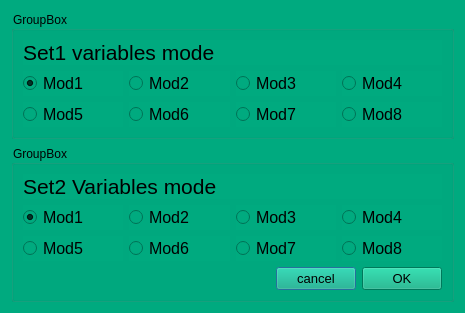
<?xml version="1.0" encoding="UTF-8"?>
<ui version="4.0">
 <class>ChangeMode</class>
 <widget class="QDialog" name="ChangeMode">
  <property name="geometry">
   <rect>
    <x>0</x>
    <y>0</y>
    <width>465</width>
    <height>300</height>
   </rect>
  </property>
  <property name="windowTitle">
   <string>Dialog</string>
  </property>
  <property name="styleSheet">
   <string notr="true">background-color: rgb(0, 170, 127);</string>
  </property>
  <layout class="QVBoxLayout" name="verticalLayout_5">
   <item>
    <widget class="QGroupBox" name="groupBox">
     <property name="title">
      <string>GroupBox</string>
     </property>
     <layout class="QVBoxLayout" name="verticalLayout_3">
      <item>
       <widget class="QLabel" name="label_2">
        <property name="font">
         <font>
          <pointsize>16</pointsize>
         </font>
        </property>
        <property name="text">
         <string>Set1 variables mode</string>
        </property>
       </widget>
      </item>
      <item>
       <layout class="QVBoxLayout" name="verticalLayout">
        <item>
         <layout class="QHBoxLayout" name="horizontalLayout">
          <item>
           <widget class="QRadioButton" name="radioButton">
            <property name="font">
             <font>
              <pointsize>12</pointsize>
             </font>
            </property>
            <property name="text">
             <string>Mod1</string>
            </property>
            <property name="checked">
             <bool>true</bool>
            </property>
           </widget>
          </item>
          <item>
           <widget class="QRadioButton" name="radioButton_2">
            <property name="font">
             <font>
              <pointsize>12</pointsize>
             </font>
            </property>
            <property name="text">
             <string>Mod2</string>
            </property>
           </widget>
          </item>
          <item>
           <widget class="QRadioButton" name="radioButton_3">
            <property name="font">
             <font>
              <pointsize>12</pointsize>
             </font>
            </property>
            <property name="text">
             <string>Mod3</string>
            </property>
           </widget>
          </item>
          <item>
           <widget class="QRadioButton" name="radioButton_4">
            <property name="font">
             <font>
              <pointsize>12</pointsize>
             </font>
            </property>
            <property name="text">
             <string>Mod4</string>
            </property>
           </widget>
          </item>
         </layout>
        </item>
        <item>
         <layout class="QHBoxLayout" name="horizontalLayout_2">
          <item>
           <widget class="QRadioButton" name="radioButton_5">
            <property name="font">
             <font>
              <pointsize>12</pointsize>
             </font>
            </property>
            <property name="text">
             <string>Mod5</string>
            </property>
           </widget>
          </item>
          <item>
           <widget class="QRadioButton" name="radioButton_6">
            <property name="font">
             <font>
              <pointsize>12</pointsize>
             </font>
            </property>
            <property name="text">
             <string>Mod6</string>
            </property>
           </widget>
          </item>
          <item>
           <widget class="QRadioButton" name="radioButton_7">
            <property name="font">
             <font>
              <pointsize>12</pointsize>
             </font>
            </property>
            <property name="text">
             <string>Mod7</string>
            </property>
           </widget>
          </item>
          <item>
           <widget class="QRadioButton" name="radioButton_8">
            <property name="font">
             <font>
              <pointsize>12</pointsize>
             </font>
            </property>
            <property name="text">
             <string>Mod8</string>
            </property>
           </widget>
          </item>
         </layout>
        </item>
       </layout>
      </item>
     </layout>
    </widget>
   </item>
   <item>
    <widget class="QGroupBox" name="groupBox_2">
     <property name="title">
      <string>GroupBox</string>
     </property>
     <layout class="QVBoxLayout" name="verticalLayout_4">
      <item>
       <widget class="QLabel" name="label">
        <property name="font">
         <font>
          <pointsize>16</pointsize>
         </font>
        </property>
        <property name="text">
         <string>Set2 Variables mode</string>
        </property>
       </widget>
      </item>
      <item>
       <layout class="QVBoxLayout" name="verticalLayout_2">
        <item>
         <layout class="QHBoxLayout" name="horizontalLayout_4">
          <item>
           <widget class="QRadioButton" name="radioButton_9">
            <property name="font">
             <font>
              <pointsize>12</pointsize>
             </font>
            </property>
            <property name="text">
             <string>Mod1</string>
            </property>
            <property name="checked">
             <bool>true</bool>
            </property>
           </widget>
          </item>
          <item>
           <widget class="QRadioButton" name="radioButton_10">
            <property name="font">
             <font>
              <pointsize>12</pointsize>
             </font>
            </property>
            <property name="text">
             <string>Mod2</string>
            </property>
           </widget>
          </item>
          <item>
           <widget class="QRadioButton" name="radioButton_11">
            <property name="font">
             <font>
              <pointsize>12</pointsize>
             </font>
            </property>
            <property name="text">
             <string>Mod3</string>
            </property>
           </widget>
          </item>
          <item>
           <widget class="QRadioButton" name="radioButton_12">
            <property name="font">
             <font>
              <pointsize>12</pointsize>
             </font>
            </property>
            <property name="text">
             <string>Mod4</string>
            </property>
           </widget>
          </item>
         </layout>
        </item>
        <item>
         <layout class="QHBoxLayout" name="horizontalLayout_5">
          <item>
           <widget class="QRadioButton" name="radioButton_13">
            <property name="font">
             <font>
              <pointsize>12</pointsize>
             </font>
            </property>
            <property name="text">
             <string>Mod5</string>
            </property>
           </widget>
          </item>
          <item>
           <widget class="QRadioButton" name="radioButton_14">
            <property name="font">
             <font>
              <pointsize>12</pointsize>
             </font>
            </property>
            <property name="text">
             <string>Mod6</string>
            </property>
           </widget>
          </item>
          <item>
           <widget class="QRadioButton" name="radioButton_15">
            <property name="font">
             <font>
              <pointsize>12</pointsize>
             </font>
            </property>
            <property name="text">
             <string>Mod7</string>
            </property>
           </widget>
          </item>
          <item>
           <widget class="QRadioButton" name="radioButton_16">
            <property name="font">
             <font>
              <pointsize>12</pointsize>
             </font>
            </property>
            <property name="text">
             <string>Mod8</string>
            </property>
           </widget>
          </item>
         </layout>
        </item>
       </layout>
      </item>
      <item>
       <layout class="QHBoxLayout" name="horizontalLayout_3">
        <item>
         <spacer name="horizontalSpacer">
          <property name="orientation">
           <enum>Qt::Horizontal</enum>
          </property>
          <property name="sizeHint" stdset="0">
           <size>
            <width>40</width>
            <height>20</height>
           </size>
          </property>
         </spacer>
        </item>
        <item>
         <widget class="QPushButton" name="pushButton">
          <property name="font">
           <font>
            <pointsize>10</pointsize>
           </font>
          </property>
          <property name="text">
           <string>cancel</string>
          </property>
         </widget>
        </item>
        <item>
         <widget class="QPushButton" name="pushButton_2">
          <property name="font">
           <font>
            <pointsize>10</pointsize>
           </font>
          </property>
          <property name="text">
           <string>OK</string>
          </property>
         </widget>
        </item>
       </layout>
      </item>
     </layout>
    </widget>
   </item>
  </layout>
 </widget>
 <resources/>
 <connections>
  <connection>
   <sender>pushButton</sender>
   <signal>clicked()</signal>
   <receiver>ChangeMode</receiver>
   <slot>close()</slot>
   <hints>
    <hint type="sourcelabel">
     <x>286</x>
     <y>145</y>
    </hint>
    <hint type="destinationlabel">
     <x>252</x>
     <y>173</y>
    </hint>
   </hints>
  </connection>
 </connections>
</ui>
